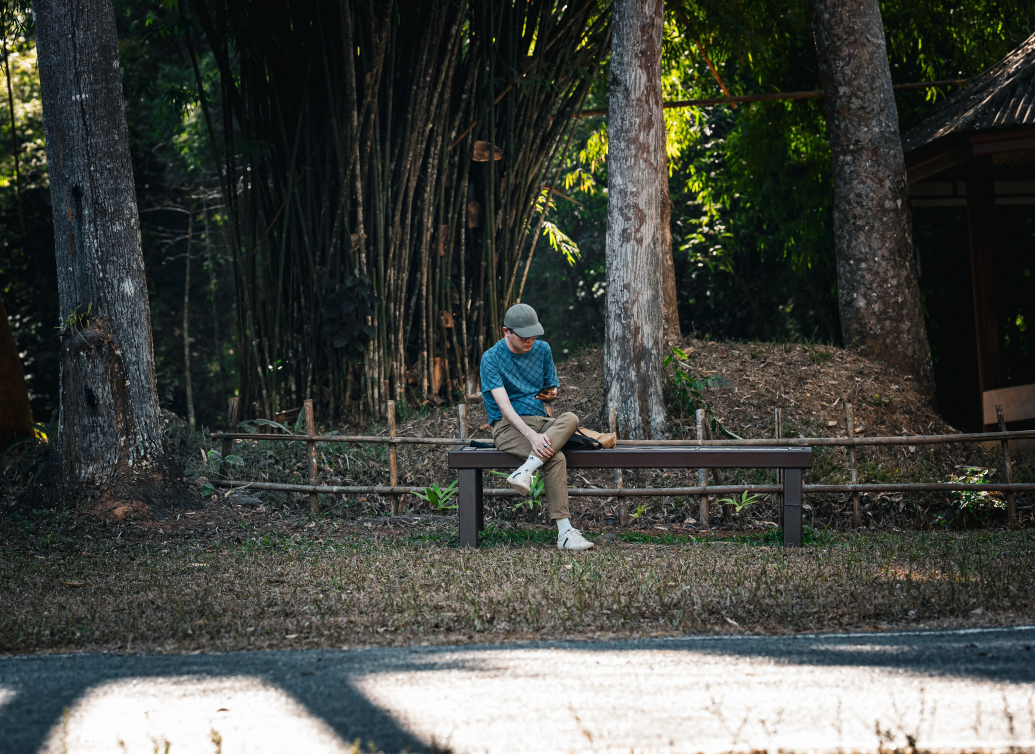
#> input picture Computer Vision lab expeiments/exp 13/image.jpg, 5175 x 3769 px (shown at 1/5 size)
$ python 'py 13.py'
#> lines starting #> are read from the running program, lines starting #| are printed output that depends on the picture

import cv2
import numpy as np

img = cv2.imread("image.jpg")
#> img is the input picture: shape (3769, 5175, 3); mean B, G, R 65.5, 70.9, 67.8

if img is None:
    print("Image not found!")
else:
    img = cv2.resize(img, (300, 200))
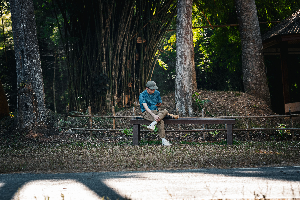
#> img: shape (200, 300, 3); mean B, G, R 65.5, 71, 67.8
    h, w = img.shape[:2]
#> h = 200; w = 300

    p1 = np.float32([[0, 0], [w-1, 0], [0, h-1]])
#> p1 = [[0, 0], [299, 0], [0, 199]]
    p2 = np.float32([[40, 30], [w-40, 50], [50, h-30]])
#> p2 = [[40, 30], [260, 50], [50, 170]]

    matrix = cv2.getAffineTransform(p1, p2)

    result = cv2.warpAffine(img, matrix, (w, h))
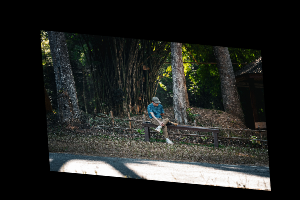
#> result: shape (200, 300, 3); mean B, G, R 33.7, 36.5, 34.9

    cv2.imshow("Original", img)
    cv2.imshow("Affine Transformation", result)

    cv2.waitKey(0)
    cv2.destroyAllWindows()
